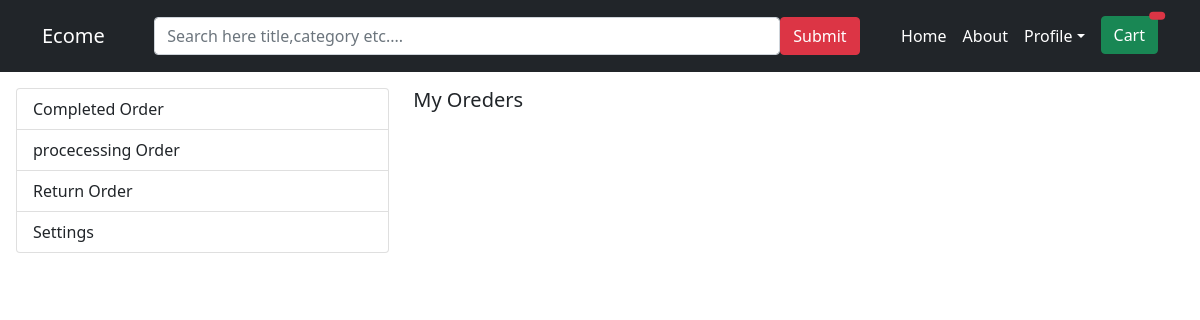
The app's page /myorder/ (signed in), older data.
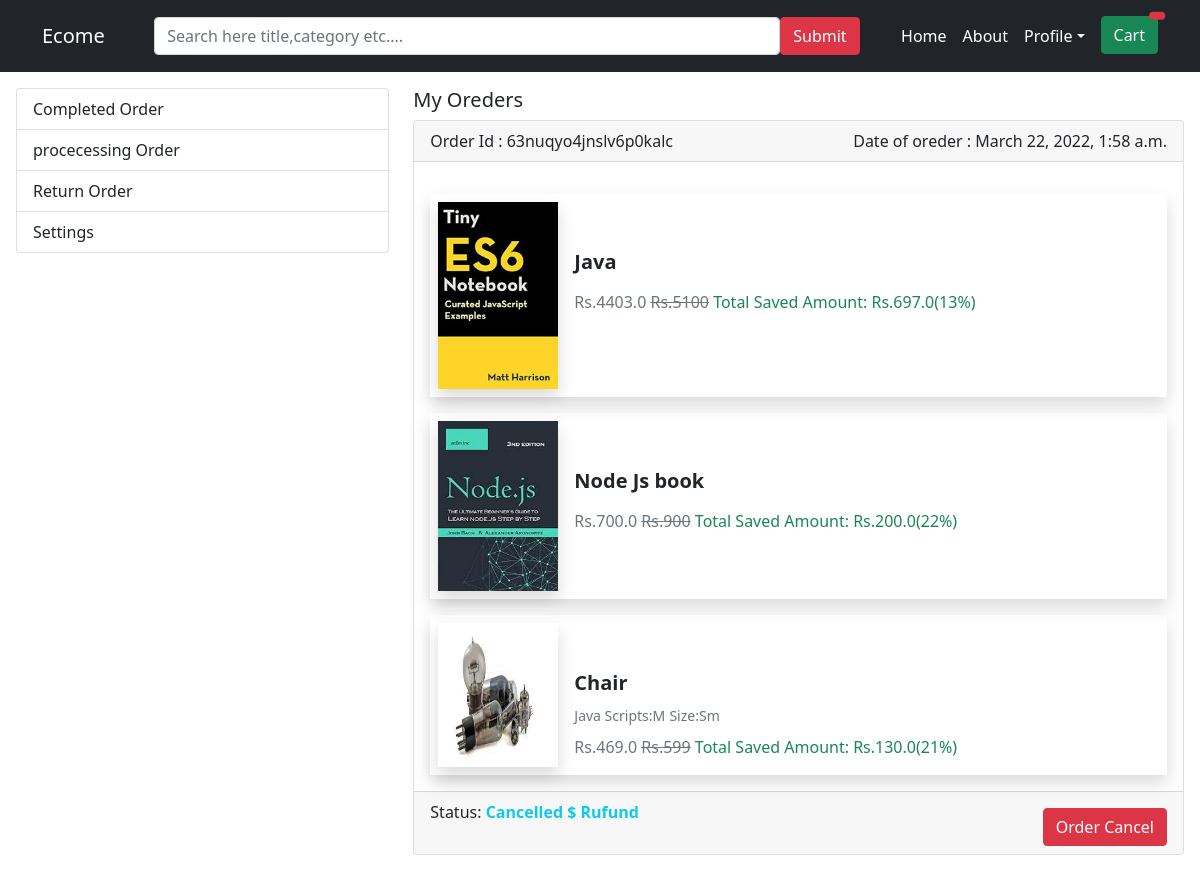
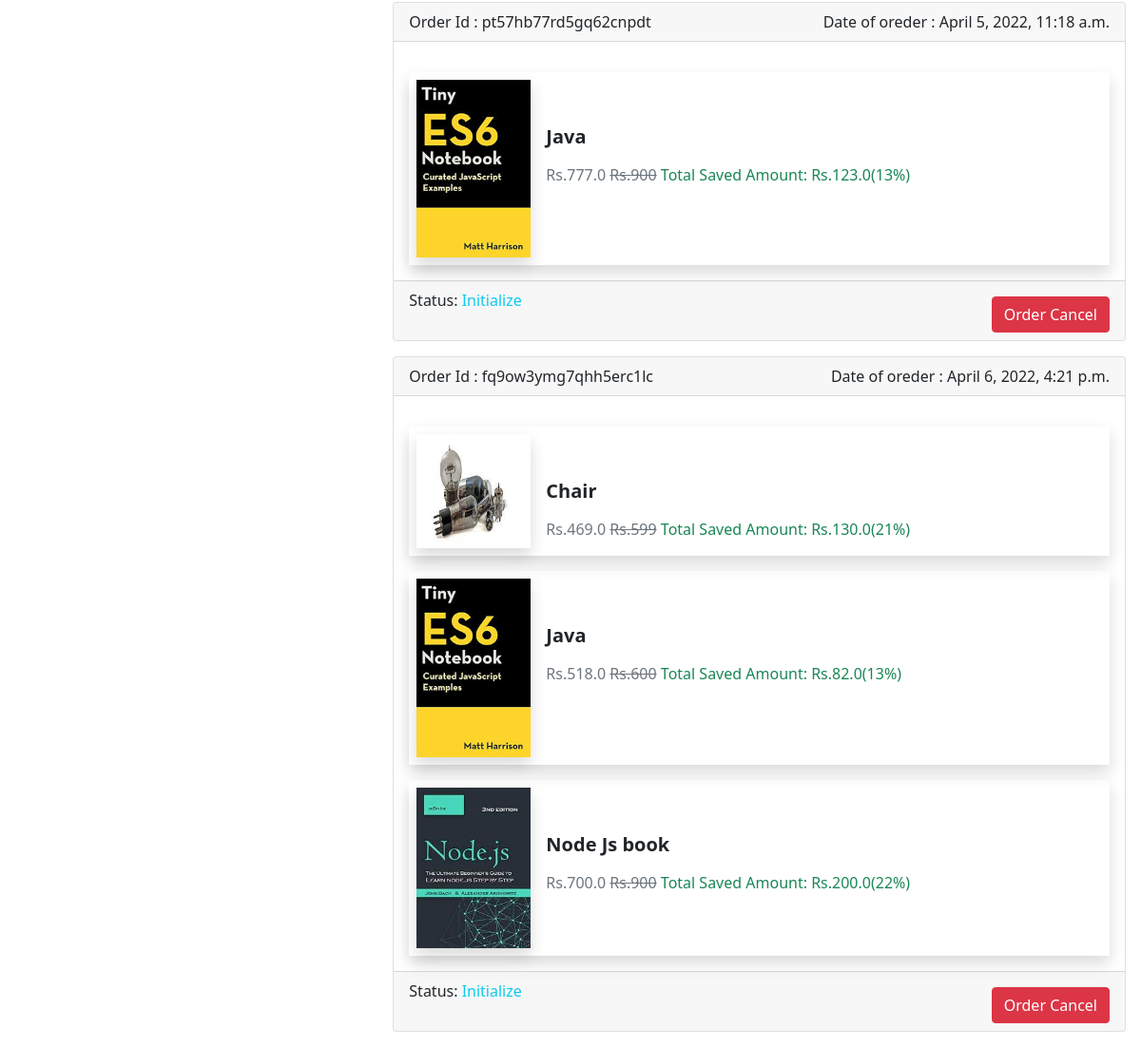
The same page, newer data (2 pictures, top to bottom).
### core/models.py (models this page shows, shortened)
class Order(models.Model):
    user = models.ForeignKey(settings.AUTH_USER_MODEL,on_delete=models.CASCADE)
    ref_code=models.CharField(max_length=200)
    items=models.ManyToManyField(OrderItem)
    start_date=models.DateTimeField(auto_now_add=True)
    address=models.ForeignKey("Address",related_name="shipping_address",on_delete=models.SET_NULL,blank=True,null=True)
    payment=models.ForeignKey("Payment",on_delete=models.SET_NULL,blank=True,null=True)
    coupon=models.ForeignKey("Coupon",on_delete=models.SET_NULL,blank=True,null=True)
    ordered=models.BooleanField(default=False)
    being_delivered=models.BooleanField(default=False)
    recieved=models.BooleanField(default=False)
    refund_required=models.BooleanField(default=False)
    refund_granted=models.BooleanField(default=False)

class OrderItem(models.Model):
    user = models.ForeignKey(settings.AUTH_USER_MODEL,on_delete=models.CASCADE)
    ordered=models.BooleanField(default=False)
    item=models.ForeignKey(Item,on_delete=models.CASCADE)
    qty=models.IntegerField(default=1)
    item_variations=models.ManyToManyField(ItemVariation)
    def get_total_price(self):
        return self.qty * self.item.price
    def get_total_discount_price(self):
        return self.qty * self.item.discount_price
    def get_final_price(self):
        if self.item.discount_price:
            return self.get_total_discount_price()
        else:
            return self.get_total_price()
    def get_saved_amount(self):
        return self.get_total_price() - self.get_final_price()
    def total_discount_percent(self):
        return int(100-(self.item.discount_price/self.item.price)*100)

class Item(models.Model):
    title=models.CharField(max_length=200)
    category=models.ForeignKey(Category,on_delete=models.SET_NULL,null=True,blank=True)
    label=models.CharField(choices=LABEL_CHOICE,max_length=1)
    slug=models.SlugField()
    description=models.TextField()
    image=models.ImageField()
    price=models.IntegerField()
    discount_price=models.FloatField(null=True,blank=True)

class ItemVariation(models.Model):
    variation=models.ForeignKey(Variation,on_delete=models.CASCADE)
    value=models.CharField(max_length=200)#L,M,S,XL,RED,
    attachment=models.ImageField(blank=True)
    class Meta:
        unique_together=(
            ('variation','value')
        )

class Variation(models.Model):
    item=models.ForeignKey(Item,on_delete=models.CASCADE)
    name=models.CharField(max_length=200)

### core/views.py (the view)
# urls.py: path("myorder/",myOrder,name="myorder"),
@login_required
def myOrder(r):
    order=Order.objects.filter(user=r.user,ordered=True)
    return render(r,"myorder.html",{"order":order})

### core/templates/myorder.html (shortened to what this page needs)
{% extends 'base.html' %}
{% block content %}
<div class="container-fluid g-3 mt-3">
    <div class="row">
       <div class="col-lg-4">
           <div class="list-group">
               <a href="" class="list-group-item list-group-item-action">Completed Order</a>
               <a href="" class="list-group-item list-group-item-action">procecessing Order</a>
               <a href="" class="list-group-item list-group-item-action">Return Order</a>
               <a href="" class="list-group-item list-group-item-action">Settings</a>
           </div>
       </div>
        <div class="col-lg-8">
            <h5>My Oreders</h5>
            {% for odr in order %}
            <div class="card mb-3">
                <div class="card-header">
                    <span class="float-start">Order Id : {{odr.ref_code}}</span>
                    <span class="float-end">Date of oreder : {{odr.start_date}}</span>
                </div>
                <div class="card-body">
            {% for order_item in odr.items.all %}
            <div class="media  mt-3 d-md-flex shadow p-2 d-block">
                <img src="{{order_item.item.image.url}}" width="120px" class="media-image d-block shadow" alt="">
                <div class="media-body ps-3">
                    <h5 class="mt-5 fw-bolder">{{order_item.item.title}}</h5>
                  <span class="d-block">
                    {% if order_item.item_variations.exists %}
                    {% for foo in order_item.item_variations.all %}
                    <small class="text-muted">{{foo.variation.name}}:{{foo.value}}</small>
                    {% endfor %}
                    {% endif %}
                  </span>
                  <span class="d-inline-block my-2">
                      {% if order_item.item.discount_price %}
                        <p class="text-muted m-0 p-0 fw-normal d-inline">Rs.{{ order_item.get_total_discount_price }}</p>
                        <p class="text-muted m-0 fw-normal d-inline"><del>Rs.{{order_item.get_total_price}}</del></p>
                        <p class="text-success m-0 p-0 d-inline">Total Saved Amount: Rs.{{order_item.get_saved_amount}}({{order_item.total_discount_percent}}%)</p>
                      {% else %}
                      <p class="text-muted m-0 p-0 fw-normal d-inline">Rs.{{order_item.item.price}}</p>
                      {% endif %}
                  </span>
                </div>
            </div>
            {% endfor %}
        </div>
        <div class="card-footer">
            <div class="row">
                <div class="col-8">
                    Status:{% if odr.ordered and odr.being_delivered and odr.recieved and odr.refund_required and odr.refund_granted %}
                    <span class="fw-bolder text-info">Request For  Rufund</span>
                   {% elif odr.ordered and odr.being_delivered and odr.recieved and odr.refund_required  %}
                    <span class="fw-bolder text-info">Cancelled $ Rufund</span>
                     {% elif odr.ordered and odr.being_delivered and odr.recieved%}
                    <span class="fw-bolder text-success">Delevired</span>
                     {% elif odr.ordered and odr.being_delivered %}
                    <span class="fw-bolder text-success">Processing</span>
                    {% else %}
                      <span class="text-info">Initialize</span>
                    {% endif %}
                </div>
                <div class="col-4">
                    <a href="" class="btn btn-danger mt-2 float-end">Order Cancel</a>
                </div>
            </div>
        </div>
    </div>
            {% endfor %}
        </div>
        </div>
    </div>
{% endblock  %}

Row changes from the older to the newer data that the page shows:
now on this page (row edited): Order: ref_code "63nuqyo4jnslv6p0kalc", start_date "March 22, 2022, 1:58 a.m.", ordered "Cancelled $ Rufund"
now on this page (row edited): OrderItem: item.image (picture), item "Java", get_total_discount_price "4403.0", get_total_price "5100", get_saved_amount "697.0", total_discount_percent "13", shown under "63nuqyo4jnslv6p0kalc"
added OrderItem: item.image (picture), item "Node Js book", get_total_discount_price "700.0", get_total_price "900", get_saved_amount "200.0", total_discount_percent "22", shown under "63nuqyo4jnslv6p0kalc"
added OrderItem: item.image (picture), item "Chair", get_total_discount_price "469.0", get_total_price "599", get_saved_amount "130.0", total_discount_percent "21", shown under "63nuqyo4jnslv6p0kalc"
now on this page (row unchanged): ItemVariation: variation.name "Java Scripts", value "M"
now on this page (row unchanged): ItemVariation: variation.name "Size", value "Sm"
added Order: ref_code "pt57hb77rd5gq62cnpdt", start_date "April 5, 2022, 11:18 a.m.", ordered "Initialize"
added OrderItem: item.image (picture), item "Java", get_total_discount_price "777.0", get_total_price "900", get_saved_amount "123.0", total_discount_percent "13", shown under "pt57hb77rd5gq62cnpdt"
added Order: ref_code "fq9ow3ymg7qhh5erc1lc", start_date "April 6, 2022, 4:21 p.m.", ordered "Initialize"
added OrderItem: item.image (picture), item "Chair", get_total_discount_price "469.0", get_total_price "599", get_saved_amount "130.0", total_discount_percent "21", shown under "fq9ow3ymg7qhh5erc1lc"
added OrderItem: item.image (picture), item "Java", get_total_discount_price "518.0", get_total_price "600", get_saved_amount "82.0", total_discount_percent "13", shown under "fq9ow3ymg7qhh5erc1lc"
added OrderItem: item.image (picture), item "Node Js book", get_total_discount_price "700.0", get_total_price "900", get_saved_amount "200.0", total_discount_percent "22", shown under "fq9ow3ymg7qhh5erc1lc"
